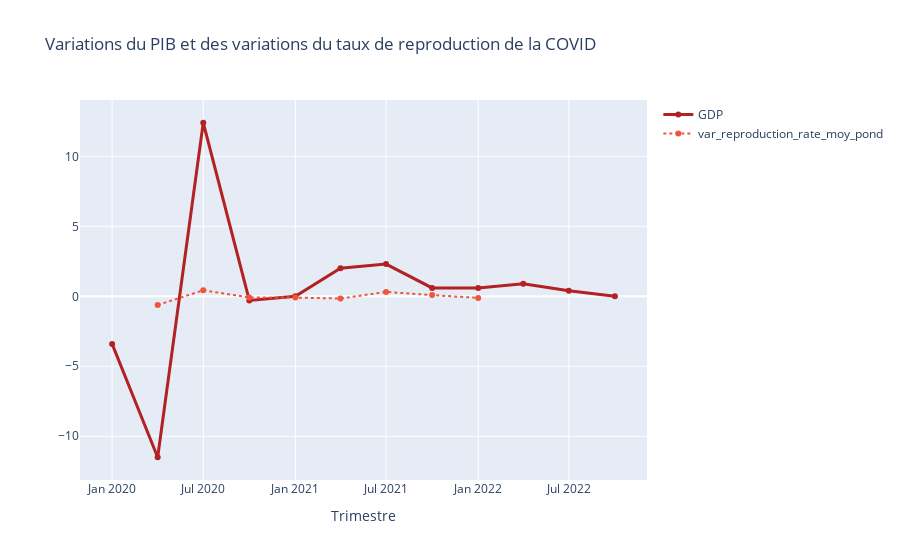
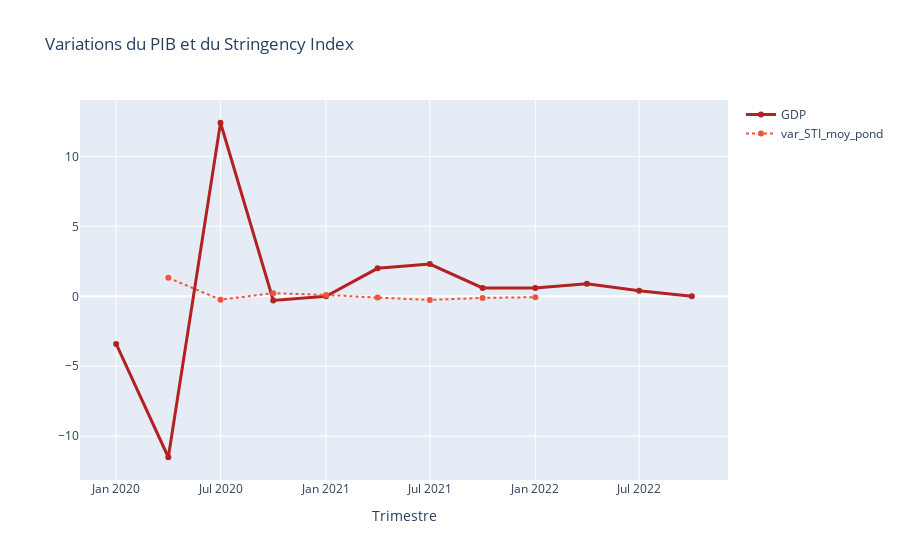
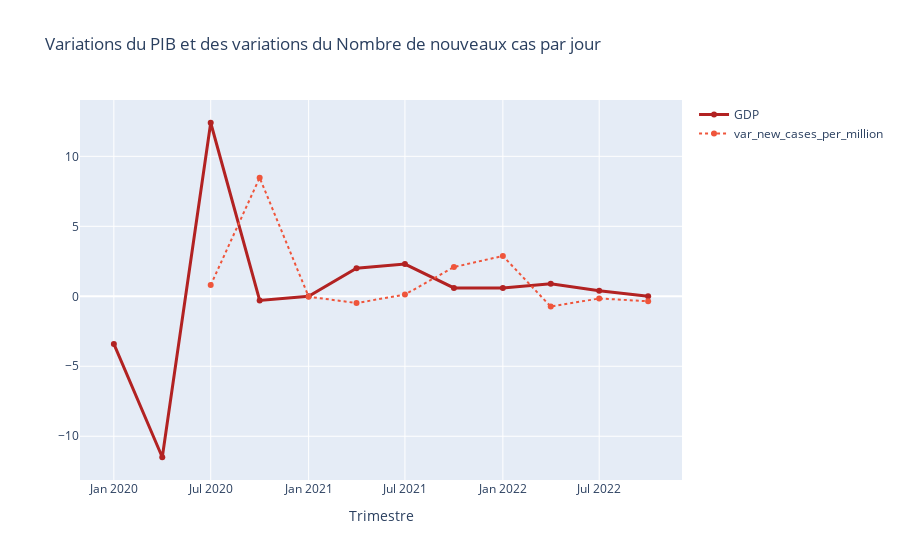

The notebook cell these images were saved under, in order:
### Code cell
# Graphiques des donnees brutes

#---------------

# GDP - Reproduction Rate

fig_GDP_reprod_rate = go.Figure()
fig_GDP_reprod_rate.add_trace(go.Scatter(x=data_eur['Quarter'], 
                                         y=data_eur['GDP'], 
                                         name='GDP',
                                         line=dict(color='firebrick', width=3)))
fig_GDP_reprod_rate.add_trace(go.Scatter(x=data_eur['Quarter'], 
                                         y=data_eur['var_reproduction_rate_moy_pond'], 
                                         name='var_reproduction_rate_moy_pond',
                                         line=dict(width=2, dash='dot')))
fig_GDP_reprod_rate.update_layout(title='Variations du PIB et des variations du taux de reproduction de la COVID',
                                  xaxis_title="Trimestre")
fig_GDP_reprod_rate.show()

#---------------

# GDP - STI

fig_GDP_STI = go.Figure()
fig_GDP_STI.add_trace(go.Scatter(x=data_eur['Quarter'], 
                                         y=data_eur['GDP'], 
                                         name='GDP',
                                         line=dict(color='firebrick', width=3)))
fig_GDP_STI.add_trace(go.Scatter(x=data_eur['Quarter'], 
                                         y=data_eur['var_STI_moy_pond'], 
                                         name='var_STI_moy_pond',
                                         line=dict(width=2, dash='dot')))
fig_GDP_STI.update_layout(title='Variations du PIB et du Stringency Index',
                                  xaxis_title="Trimestre")
fig_GDP_STI.show()

#---------------

# GDP - var_new_cases_per_million

fig_GDP_new_cases = go.Figure()
fig_GDP_new_cases.add_trace(go.Scatter(x=data_eur['Quarter'], 
                                         y=data_eur['GDP'], 
                                         name='GDP',
                                         line=dict(color='firebrick', width=3)))
fig_GDP_new_cases.add_trace(go.Scatter(x=data_eur['Quarter'], 
                                         y=data_eur['var_new_cases_per_million'], 
                                         name='var_new_cases_per_million',
                                         line=dict(width=2, dash='dot')))
fig_GDP_new_cases.update_layout(title='Variations du PIB et des variations du Nombre de nouveaux cas par jour',
                                  xaxis_title="Trimestre")
fig_GDP_new_cases.show()

### Figure 1 — Plotly figure (JSON) as saved in the notebook; plotly's stock layout.template omitted (floating-point values rounded to 4 significant figures)
{"data": [{"line": {"color": "firebrick", "width": 3}, "name": "GDP", "type": "scatter", "x": ["2020-01-01T00:00:00", "2020-04-01T00:00:00", "2020-07-01T00:00:00", "2020-10-01T00:00:00", "2021-01-01T00:00:00", "2021-04-01T00:00:00", "2021-07-01T00:00:00", "2021-10-01T00:00:00", "2022-01-01T00:00:00", "2022-04-01T00:00:00", "2022-07-01T00:00:00", "2022-10-01T00:00:00"], "y": [-3.4, -11.5, 12.4, -0.3, 0, 2, 2.3, 0.6, 0.6, 0.9, 0.4, 0]}, {"line": {"dash": "dot", "width": 2}, "name": "var_reproduction_rate_moy_pond", "type": "scatter", "x": ["2020-01-01T00:00:00", "2020-04-01T00:00:00", "2020-07-01T00:00:00", "2020-10-01T00:00:00", "2021-01-01T00:00:00", "2021-04-01T00:00:00", "2021-07-01T00:00:00", "2021-10-01T00:00:00", "2022-01-01T00:00:00", "2022-04-01T00:00:00", "2022-07-01T00:00:00", "2022-10-01T00:00:00"], "y": [null, -0.6184, 0.4288, -0.07913, -0.09117, -0.1598, 0.3127, 0.08599, -0.1161, null, null, null]}], "layout": {"title": {"text": "Variations du PIB et des variations du taux de reproduction de la COVID"}, "xaxis": {"title": {"text": "Trimestre"}}}}

### Figure 2 — Plotly figure (JSON) as saved in the notebook; plotly's stock layout.template omitted (floating-point values rounded to 4 significant figures)
{"data": [{"line": {"color": "firebrick", "width": 3}, "name": "GDP", "type": "scatter", "x": ["2020-01-01T00:00:00", "2020-04-01T00:00:00", "2020-07-01T00:00:00", "2020-10-01T00:00:00", "2021-01-01T00:00:00", "2021-04-01T00:00:00", "2021-07-01T00:00:00", "2021-10-01T00:00:00", "2022-01-01T00:00:00", "2022-04-01T00:00:00", "2022-07-01T00:00:00", "2022-10-01T00:00:00"], "y": [-3.4, -11.5, 12.4, -0.3, 0, 2, 2.3, 0.6, 0.6, 0.9, 0.4, 0]}, {"line": {"dash": "dot", "width": 2}, "name": "var_STI_moy_pond", "type": "scatter", "x": ["2020-01-01T00:00:00", "2020-04-01T00:00:00", "2020-07-01T00:00:00", "2020-10-01T00:00:00", "2021-01-01T00:00:00", "2021-04-01T00:00:00", "2021-07-01T00:00:00", "2021-10-01T00:00:00", "2022-01-01T00:00:00", "2022-04-01T00:00:00", "2022-07-01T00:00:00", "2022-10-01T00:00:00"], "y": [null, 1.319, -0.24, 0.2259, 0.09578, -0.09443, -0.2581, -0.1144, -0.06579, null, null, null]}], "layout": {"title": {"text": "Variations du PIB et du Stringency Index"}, "xaxis": {"title": {"text": "Trimestre"}}}}

### Figure 3 — Plotly figure (JSON) as saved in the notebook; plotly's stock layout.template omitted (floating-point values rounded to 4 significant figures)
{"data": [{"line": {"color": "firebrick", "width": 3}, "name": "GDP", "type": "scatter", "x": ["2020-01-01T00:00:00", "2020-04-01T00:00:00", "2020-07-01T00:00:00", "2020-10-01T00:00:00", "2021-01-01T00:00:00", "2021-04-01T00:00:00", "2021-07-01T00:00:00", "2021-10-01T00:00:00", "2022-01-01T00:00:00", "2022-04-01T00:00:00", "2022-07-01T00:00:00", "2022-10-01T00:00:00"], "y": [-3.4, -11.5, 12.4, -0.3, 0, 2, 2.3, 0.6, 0.6, 0.9, 0.4, 0]}, {"line": {"dash": "dot", "width": 2}, "name": "var_new_cases_per_million", "type": "scatter", "x": ["2020-01-01T00:00:00", "2020-04-01T00:00:00", "2020-07-01T00:00:00", "2020-10-01T00:00:00", "2021-01-01T00:00:00", "2021-04-01T00:00:00", "2021-07-01T00:00:00", "2021-10-01T00:00:00", "2022-01-01T00:00:00", "2022-04-01T00:00:00", "2022-07-01T00:00:00", "2022-10-01T00:00:00"], "y": [null, null, 0.7986, 8.474, -0.02769, -0.4822, 0.1246, 2.088, 2.883, -0.7364, -0.1564, -0.3535]}], "layout": {"title": {"text": "Variations du PIB et des variations du Nombre de nouveaux cas par jour"}, "xaxis": {"title": {"text": "Trimestre"}}}}
